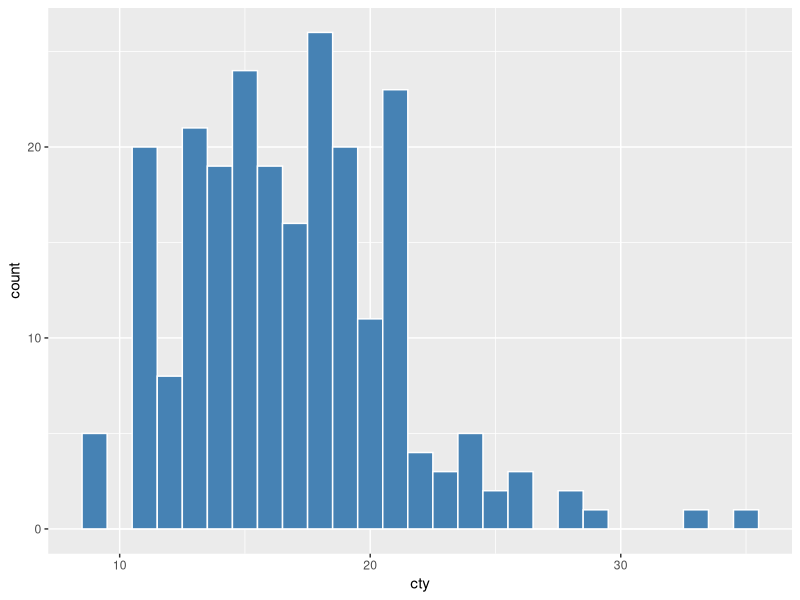
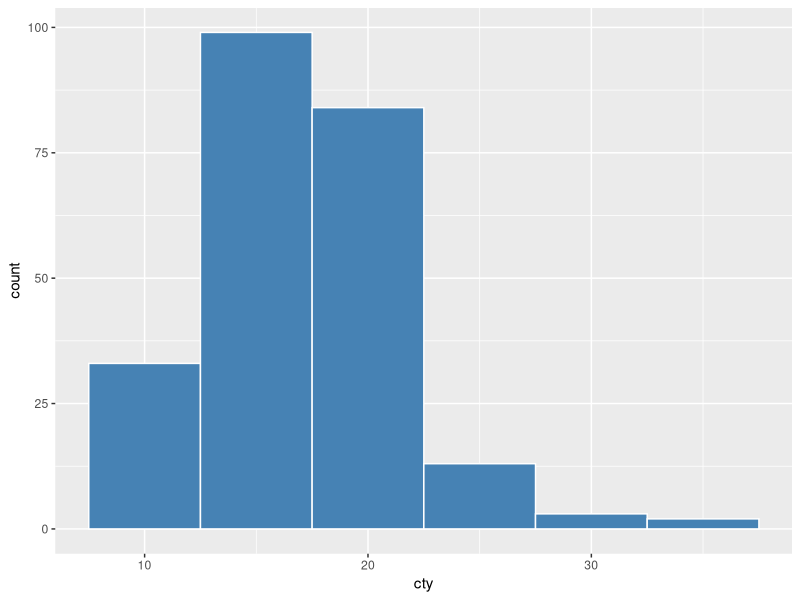
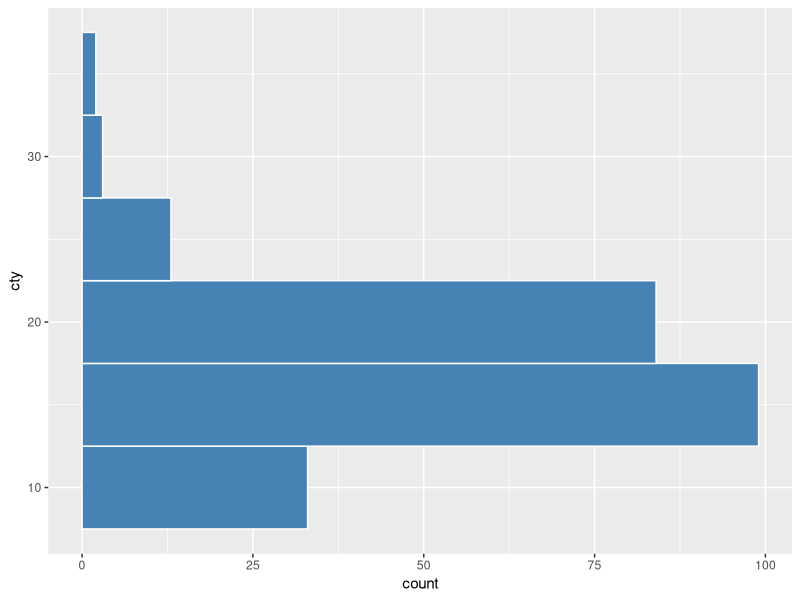
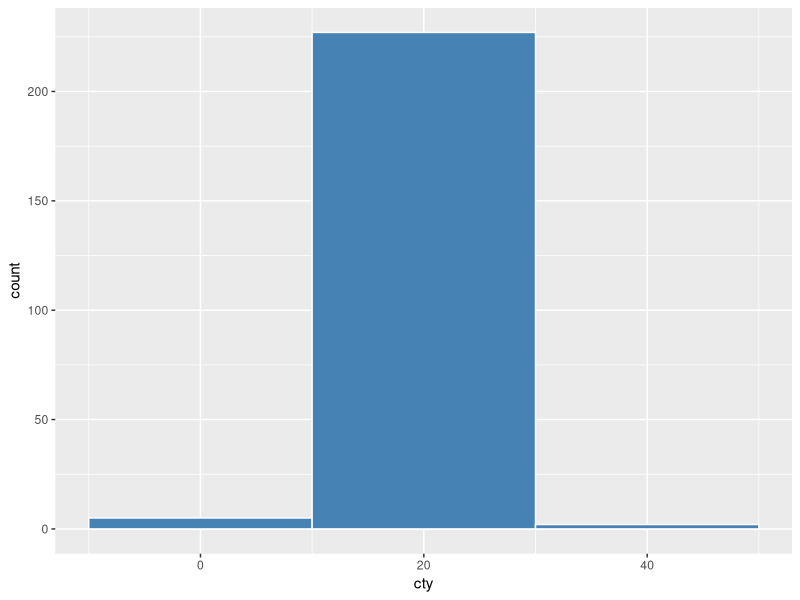
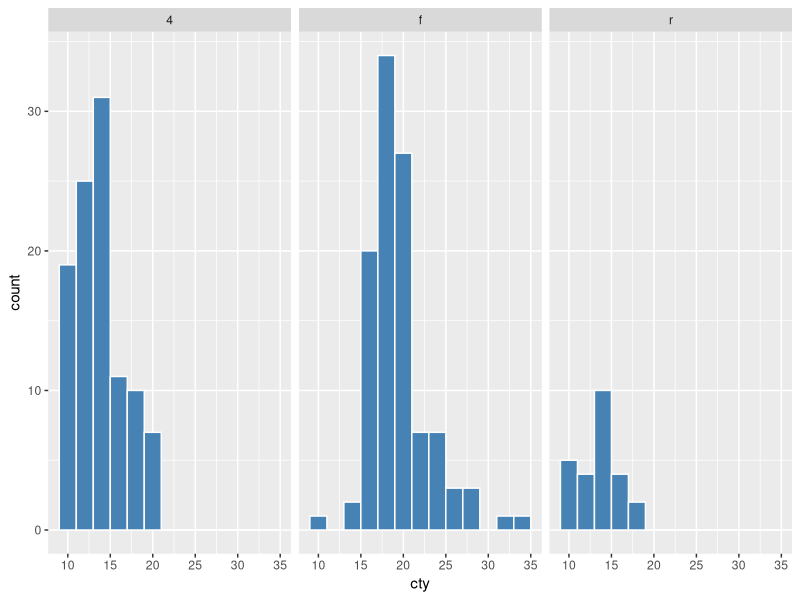
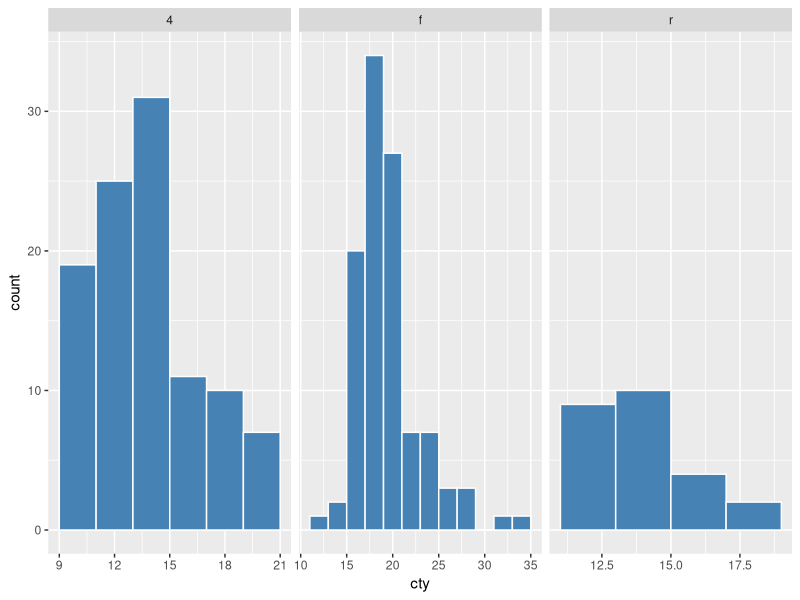
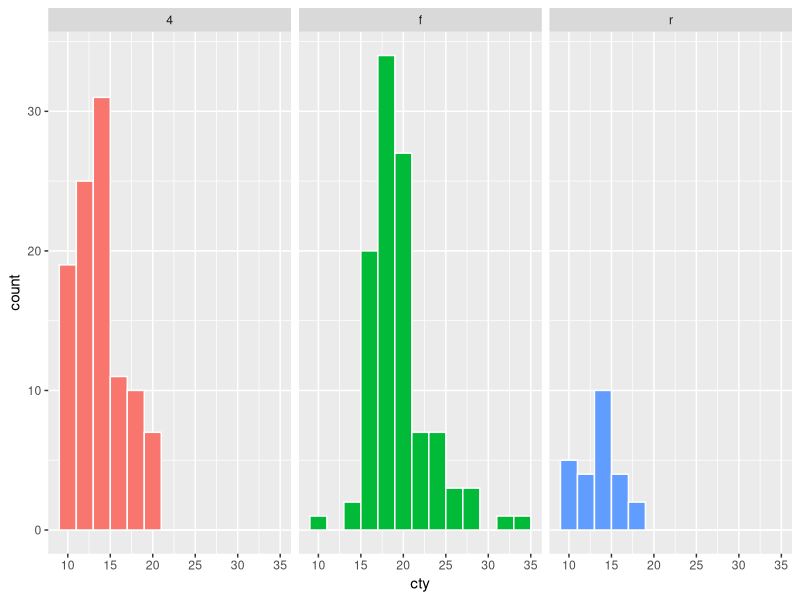
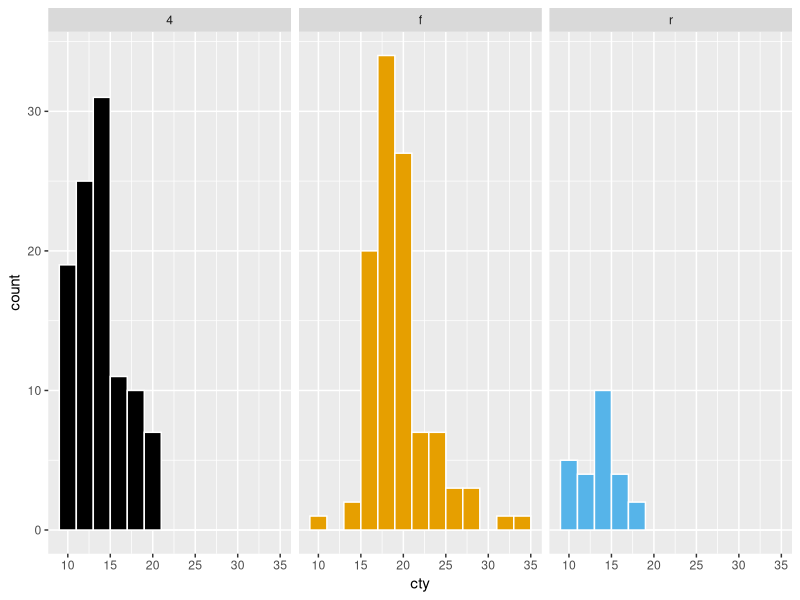

These charts were generated, in order, by the following R code:


# classwork 10 ------------------------------------------------------------

library(tidyverse)

mpg <- mpg
# 1. Make two histograms

# bin width of 1 mpg
ggplot(data = mpg,
       mapping = aes(x = cty)) +
  geom_histogram(binwidth = 1,
                 color = "white",
                 fill = "steelblue")

# bin width of 5 mpg

ggplot(data = mpg,
       mapping = aes(x = cty)) +
  geom_histogram(binwidth = 5,
                 color = "white",
                 fill = "steelblue")





# Don't do this.
ggplot(data = mpg,
       mapping = aes(y = cty)) +
  geom_histogram(binwidth = 5,
                 color = "white",
                 fill = "steelblue")




ggplot(data = mpg,
       mapping = aes(x = cty)) +
  geom_histogram(binwidth = 20,
                 color = "white",
                 fill = "steelblue")



# facet -------------------------------------------------------------------


ggplot(data = mpg,
       mapping = aes(x = cty)) +
  geom_histogram(color = "white",
                 fill = "steelblue",
                 binwidth = 2) +
  facet_wrap(~ drv)




ggplot(data = mpg,
       mapping = aes(x = cty)) +
  geom_histogram(color = "white",
                 fill = "steelblue",
                 binwidth = 2) +
  facet_wrap(~ drv,
             scales = "free_x")



# colorblind-friendly color palettes --------------------------------------

# install.packages("ggthemes")  # Install once
library(ggthemes)            # Load in each R session



ggplot(data = mpg,
       mapping = aes(x = cty, fill = drv)) +
  geom_histogram(binwidth = 2, color = "white",
                 show.legend = FALSE) + 
  facet_wrap(~ drv)



ggplot(data = mpg,
       mapping = aes(x = cty, fill = drv)) +
  geom_histogram(binwidth = 2, color = "white",
                 show.legend = FALSE) +  # Hide the legend (color key)
  facet_wrap(~ drv) +
  scale_fill_colorblind()   # Use a colorblind-friendly color palette for fills



ggplot(data = mpg,
       mapping = aes(x = cty, fill = drv)) +
  geom_histogram(binwidth = 2, color = "white",
                 show.legend = FALSE) +  # Hide the legend (color key)
  facet_wrap(~ drv) +
  scale_fill_tableau()   # Use a colorblind-friendly color palette for fills
